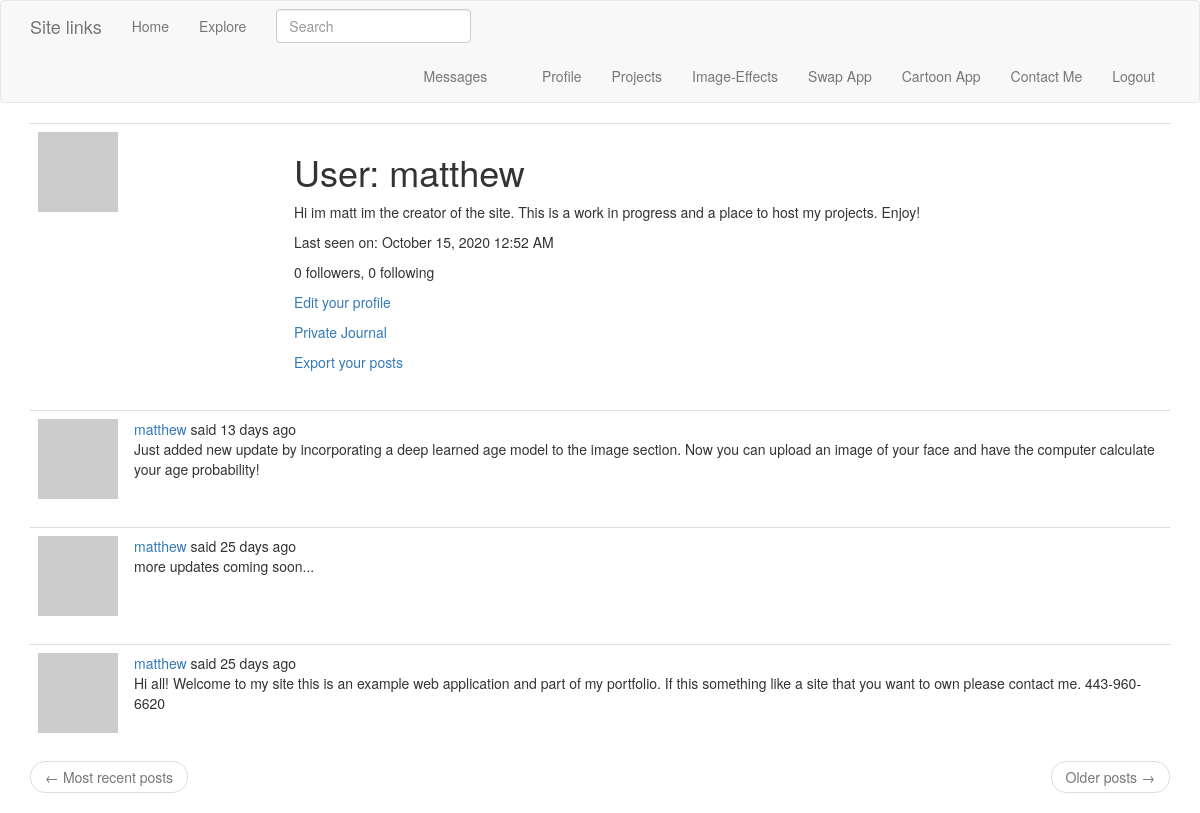
Page /user/matthew (signed in) on the earlier database version.
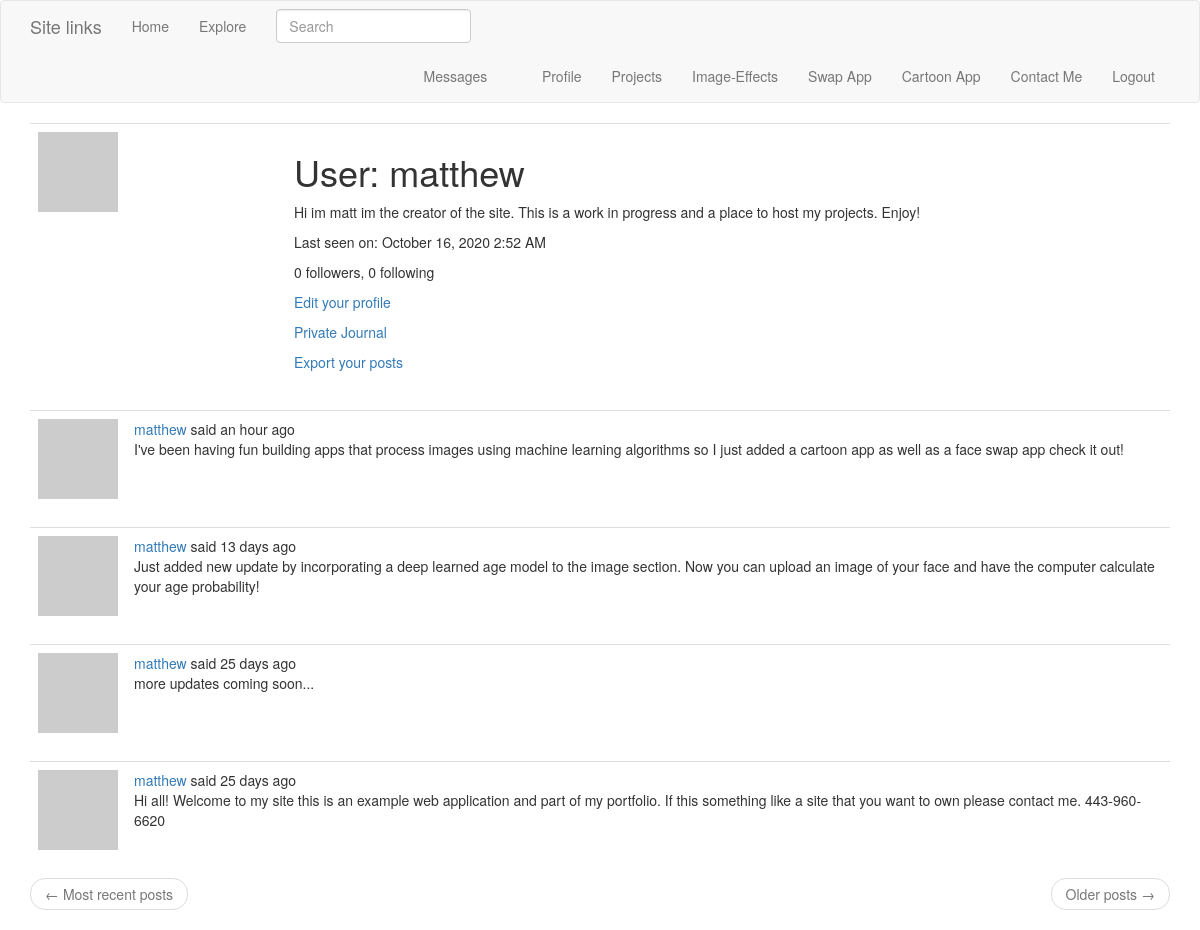
Same page on the later database version.
### app/models.py (models this page shows, shortened)
class PaginatedAPIMixin(object):
    @staticmethod
    def to_collection_dict(query, page, per_page, endpoint, **kwargs):
        resources = query.paginate(page, per_page, False)
        data = {
            'items': [item.to_dict() for item in resources.items],
            '_meta': {
                'page': page,
                'per_page': per_page,
                'total_pages': resources.pages,
                'total_items': resources.total
            },
            '_links': {
                'self': url_for(endpoint, page=page, per_page=per_page,
                                **kwargs),
                'next': url_for(endpoint, page=page + 1, per_page=per_page,
                                **kwargs) if resources.has_next else None,
                'prev': url_for(endpoint, page=page - 1, per_page=per_page,
                                **kwargs) if resources.has_prev else None
            }
        }
        return data

class User(UserMixin, PaginatedAPIMixin, db.Model):
    id = db.Column(db.Integer, primary_key=True)
    username = db.Column(db.String(64), index=True, unique=True)
    email = db.Column(db.String(120), index=True, unique=True)
    password_hash = db.Column(db.String(128))
    posts = db.relationship('Post', backref='author', lazy='dynamic')
    about_me = db.Column(db.String(140))
    journal = db.Column(db.String(500))
    last_seen = db.Column(db.DateTime, default=datetime.utcnow)
    token = db.Column(db.String(32), index=True, unique=True)
    token_expiration = db.Column(db.DateTime)
    followed = db.relationship(
        'User', secondary=followers,
        primaryjoin=(followers.c.follower_id == id),
        secondaryjoin=(followers.c.followed_id == id),
        backref=db.backref('followers', lazy='dynamic'), lazy='dynamic')
    messages_sent = db.relationship('Message',
                                    foreign_keys='Message.sender_id',
                                    backref='author', lazy='dynamic')
    messages_received = db.relationship('Message',
                                        foreign_keys='Message.recipient_id',
                                        backref='recipient', lazy='dynamic')
    last_message_read_time = db.Column(db.DateTime)
    notifications = db.relationship('Notification', backref='user',
                                    lazy='dynamic')
    tasks = db.relationship('Task', backref='user', lazy='dynamic')
    def avatar(self, size):
        digest = md5(self.email.lower().encode('utf-8')).hexdigest()
        return 'https://www.gravatar.com/avatar/{}?d=identicon&s={}'.format(
            digest, size)
    def new_messages(self):
        last_read_time = self.last_message_read_time or datetime(1900, 1, 1)
        return Message.query.filter_by(recipient=self).filter(
            Message.timestamp > last_read_time).count()
    def get_tasks_in_progress(self):
        return Task.query.filter_by(user=self, complete=False).all()
    def get_task_in_progress(self, name):
        return Task.query.filter_by(name=name, user=self,
                                    complete=False).first()

class SearchableMixin(object):
    @classmethod
    def before_commit(cls, session):
        session._changes = {
            'add': list(session.new),
            'update': list(session.dirty),
            'delete': list(session.deleted)
        }
    @classmethod
    def after_commit(cls, session):
        for obj in session._changes['add']:
            if isinstance(obj, SearchableMixin):
                add_to_index(obj.__tablename__, obj)
        for obj in session._changes['update']:
            if isinstance(obj, SearchableMixin):
                add_to_index(obj.__tablename__, obj)
        for obj in session._changes['delete']:
            if isinstance(obj, SearchableMixin):
                remove_from_index(obj.__tablename__, obj)
        session._changes = None

class Post(SearchableMixin, db.Model):
    __searchable__ = ['body']
    id = db.Column(db.Integer, primary_key=True)
    body = db.Column(db.String(140))
    timestamp = db.Column(db.DateTime, index=True, default=datetime.utcnow)
    user_id = db.Column(db.Integer, db.ForeignKey('user.id'))
    language = db.Column(db.String(5))

### app/main/views.py (the view)
@bp.route('/user/<username>')
@login_required
def user(username):
    user = User.query.filter_by(username=username).first_or_404()
    page = request.args.get('page', 1, type=int)
    posts = user.posts.order_by(Post.timestamp.desc()).paginate(
        page, current_app.config['POSTS_PER_PAGE'], False)
    next_url = url_for('main.user', username=user.username,
                       page=posts.next_num) if posts.has_next else None
    prev_url = url_for('main.user', username=user.username,
                       page=posts.prev_num) if posts.has_prev else None
    form = EmptyForm()
    return render_template('user.html', user=user, posts=posts.items,
                           next_url=next_url, prev_url=prev_url, form=form)

### app/main/forms.py
class SearchForm(FlaskForm):
    q = StringField(_l('Search'), validators=[DataRequired()])
    def __init__(self, *args, **kwargs):
        if 'formdata' not in kwargs:
            kwargs['formdata'] = request.args
        if 'csrf_enabled' not in kwargs:
            kwargs['csrf_enabled'] = False
        super(SearchForm, self).__init__(*args, **kwargs)

class EmptyForm(FlaskForm):
    submit = SubmitField('Submit')

### app/main/views.py (called while the page is built)
@bp.before_app_request
def before_request():
    if current_user.is_authenticated:
        current_user.last_seen = datetime.utcnow()
        db.session.commit()
        g.search_form = SearchForm()
    g.locale = str(get_locale())

### app/models.py (called while the page is built)
@login.user_loader
def load_user(id):
    return User.query.get(int(id))

### app/templates/user.html (shortened to what this page needs)
{% extends "base.html" %}
{% block app_content %}
    <table class="table table-hover">
        <tr>
            <td width="256px"><img src="{{ user.avatar(256) }}"></td>
            <td>
                <h1>{{ _('User') }}: {{ user.username }}</h1>
                {% if user.about_me %}<p>{{ user.about_me }}</p>{% endif %}
                {% if user.last_seen %}
                <p>{{ _('Last seen on') }}: {{ moment(user.last_seen).format('LLL') }}</p>
                {% endif %}
                <p>{{ _('%(count)d followers', count=user.followers.count()) }}, {{ _('%(count)d following', count=user.followed.count()) }}</p>
                {% if user == current_user %}
                <p><a href="{{ url_for('main.edit_profile') }}">{{ _('Edit your profile') }}</a></p>
                <p><a href="{{ url_for('main.edit_journal') }}">{{ _('Private Journal') }}</a></p>
                {% if not current_user.get_task_in_progress('export_posts') %}
                <p><a href="{{ url_for('main.export_posts') }}">{{ _('Export your posts') }}</a></p>
                {% endif %}
                {% endif %}
            </td>
        </tr>
    </table>
    {% for post in posts %}
        {% include '_post.html' %}
    {% endfor %}
    <nav aria-label="...">
        <ul class="pager">
            <li class="previous{% if not prev_url %} disabled{% endif %}">
                <a href="{{ prev_url or '#' }}">
                    <span aria-hidden="true">&larr;</span> {{ _('Most recent posts') }}
                </a>
            </li>
            <li class="next{% if not next_url %} disabled{% endif %}">
                <a href="{{ next_url or '#' }}">
                    {{ _('Older posts') }} <span aria-hidden="true">&rarr;</span>
                </a>
            </li>
        </ul>
    </nav>
{% endblock %}

### app/templates/base.html (shortened to what this page needs)
{% extends 'bootstrap/base.html' %}
{% block navbar %}
    <nav class="navbar navbar-default">
        <div class="container">
            <div class="navbar-header">
                <a class="navbar-brand" href="{{ url_for('main.index') }}">Site links</a>
            </div>
            <div class="collapse navbar-collapse" id="bs-example-navbar-collapse-1">
                <ul class="nav navbar-nav">
                    <li><a href="{{ url_for('main.index') }}">{{ _('Home') }}</a></li>
                    <li><a href="{{ url_for('main.explore') }}">{{ _('Explore') }}</a></li>
                </ul>
                {% if g.search_form %}
                <form class="navbar-form navbar-left" method="get" action="{{ url_for('main.search') }}">
                    <div class="form-group">
                        {{ g.search_form.q(size=20, class='form-control', placeholder=g.search_form.q.label.text) }}
                    </div>
                </form>
                {% endif %}
                <ul class="nav navbar-nav navbar-right">
                    {% if current_user.is_anonymous %}
                    <li><a href="{{ url_for('auth.login') }}">{{ _('Login') }}</a></li>
                    {% else %}
                    <li>
                        <a href="{{ url_for('main.messages') }}">{{ _('Messages') }}
                            {% set new_messages = current_user.new_messages() %}
                        </a>
                    </li>
                    <li><a href="{{ url_for('main.user', username=current_user.username) }}">{{ _('Profile') }}</a></li>
                    <li><a href="{{ url_for('main.pgame') }}">{{ _('Projects') }}</a></li>
                    <li><a href="{{ url_for('flaskgur.upload_pic') }}">{{ _('Image-Effects') }}</a></li>
                    <li><a href="{{ url_for('faceswap.gallery') }}">{{ _('Swap App') }}</a></li>
                    <li><a href="http://mattoon.herokuapp.com/">{{ _('Cartoon App') }}</a></li>
                    <li><a href="{{ url_for('main.contact') }}">{{ _('Contact Me') }}</a></li>
                    <li><a href="{{ url_for('auth.logout') }}">{{ _('Logout') }}</a></li>
                    {% endif %}
                </ul>
            </div>
        </div>
    </nav>
{% endblock %}
{% block content %}
    <div class="container">
        {% block app_content %}{% endblock %}
    </div>
{% endblock %}

### app/templates/_post.html (shortened to what this page needs)
    <table class="table table-hover">
        <tr>
            <td width="70px">
                <a href="{{ url_for('main.user', username=post.author.username) }}">
                    <img src="{{ post.author.avatar(70) }}" />
                </a>
            </td>
            <td>
                {{ _('%(username)s said %(when)s',
                    username=user_link, when=moment(post.timestamp).fromNow()) }}
                <br>
                <span id="post{{ post.id }}">{{ post.body }}</span>
            </td>
        </tr>
    </table>

Differences in the rows shown:
changed User "matthew": last_seen "October 15, 2020 12:52 AM" → "October 16, 2020 2:52 AM"
added Post: body "I've been having fun building apps that process images using machine learning algorithms so I just added a cartoon app as well as a face swap app check it out!"
